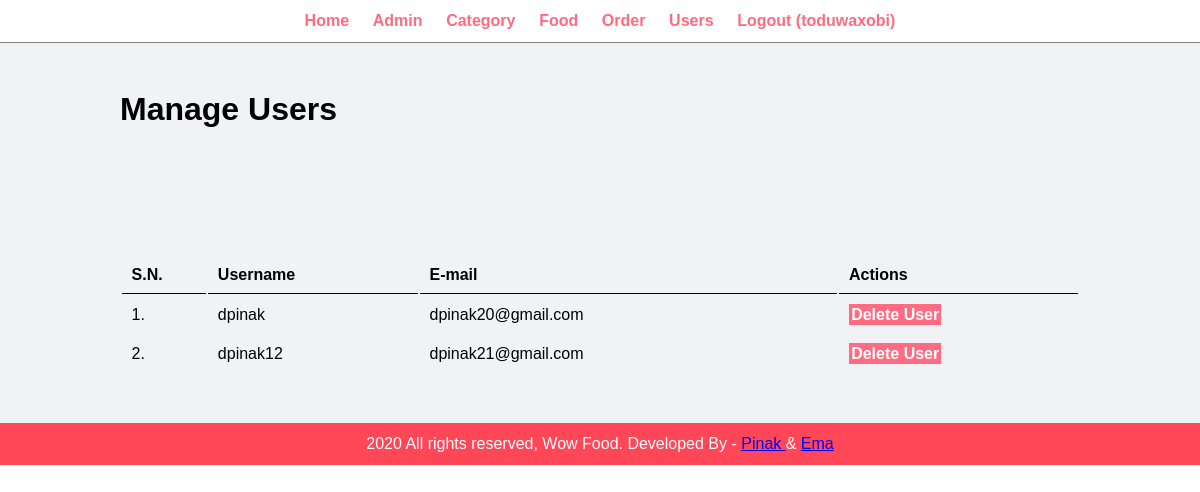
The page /admin/manage-users.php (signed in) on the database its author committed.
### tables this page shows
CREATE TABLE `tbl_customer` (
  `id` int(10) UNSIGNED NOT NULL,
  `email` varchar(100) NOT NULL,
  `username` varchar(100) NOT NULL,
  `password` varchar(255) NOT NULL,
  `phone` varchar(15) NOT NULL
);

### admin/manage-users.php (the view, shortened to what this page needs)
<?php include('partials/menu.php'); ?>
        <div class="main-content">
            <div class="wrapper">
                <h1>Manage Users</h1>
                <br />
                <br><br><br>
                <br /><br /><br />
                <table class="tbl-full">
                    <tr>
                        <th>S.N.</th>
                        <th>Username</th>
                        <th>E-mail</th>
                        <th>Actions</th>
                    </tr>
                    <?php
                        $sql = "SELECT * FROM tbl_customer";
                        $res = mysqli_query($conn, $sql);
                        if($res==TRUE)
                        {
                            $count = mysqli_num_rows($res);
                            $sn=1;
                            if($count>0)
                            {
                                while($rows=mysqli_fetch_assoc($res))
                                {
                                    $id=$rows['id'];
                                    $username=$rows['username'];
                                    $email=$rows['email'];
                                    ?>
                                    <tr>
                                        <td><?php echo $sn++; ?>. </td>
                                        <td><?php echo $username; ?></td>
                                        <td><?php echo $email; ?></td>
                                        <td>
                                            <a href="<?php echo SITEURL; ?>admin/delete-user.php?id=<?php echo $id; ?>" class="btn-danger">Delete User</a>
                                        </td>
                                    </tr>
                                    <?php
                                }
                            }
                            else
                            {
                            }
                        }
                    ?>
                </table>
            </div>
        </div>
<?php include('partials/footer.php'); ?>

### css/admin.css (style rules this page uses)
* { margin: 0; padding: 0; font-family: Arial, Helvetica, sans-serif; }
.wrapper { padding: 1%; width: 80%; margin: 0 auto; }
.tbl-full { width: 100%; }
table tr th { border-bottom: 1px solid black; padding: 1%; text-align: left; }
table tr td { padding: 1%; }
.btn-danger { background-color: #ff6b81; padding: 1%; color: white; text-decoration: none; font-weight: bold; }
.main-content { background-color: #f1f2f6; padding: 3% 0; }

### rows shown on the page
tbl_customer: username "dpinak", email "dpinak20@gmail.com"
tbl_customer: username "dpinak12", email "dpinak21@gmail.com"

### other values the page prints
$_SESSION['user'] "toduwaxobi"
